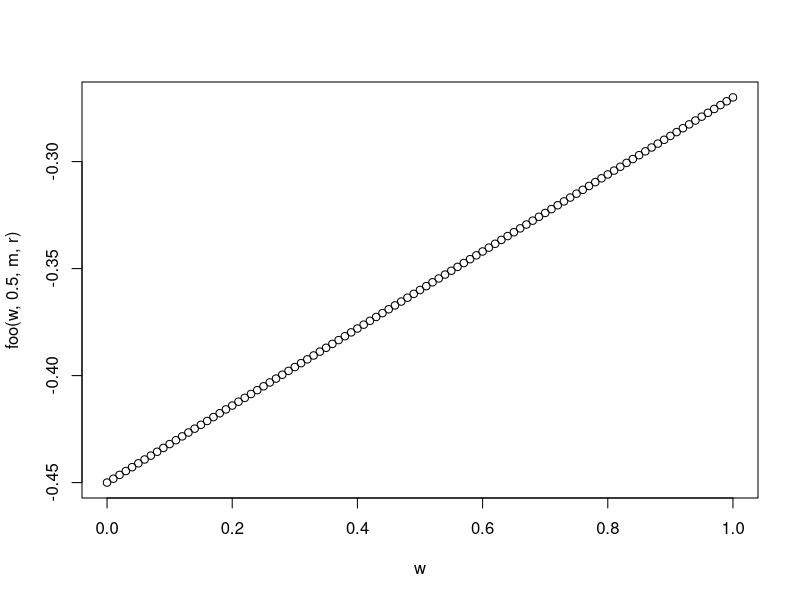
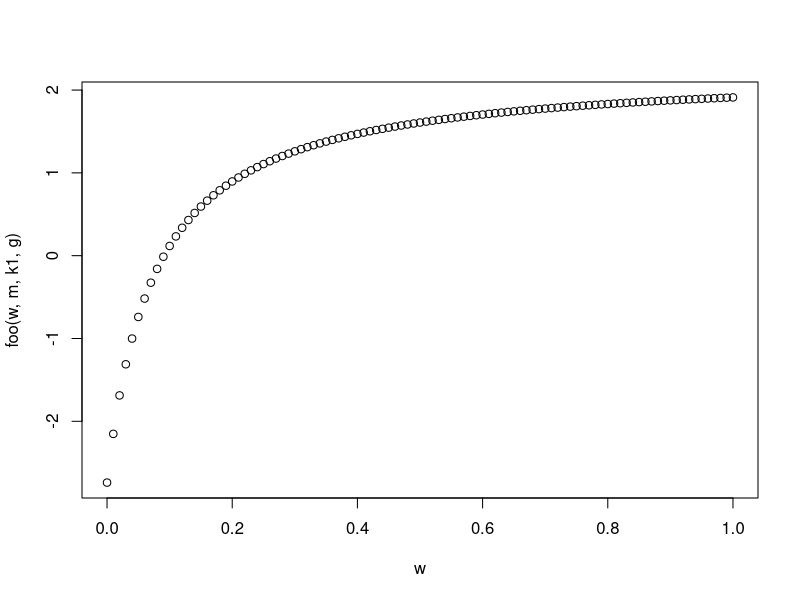
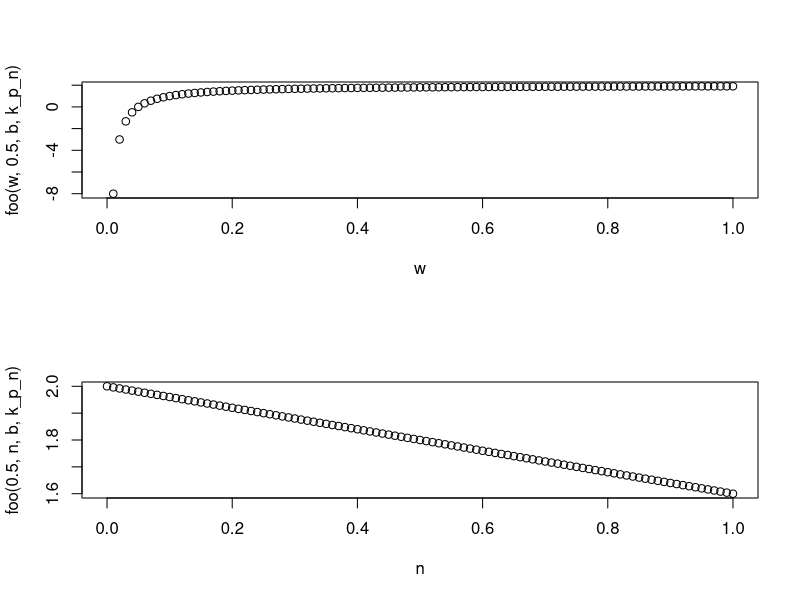
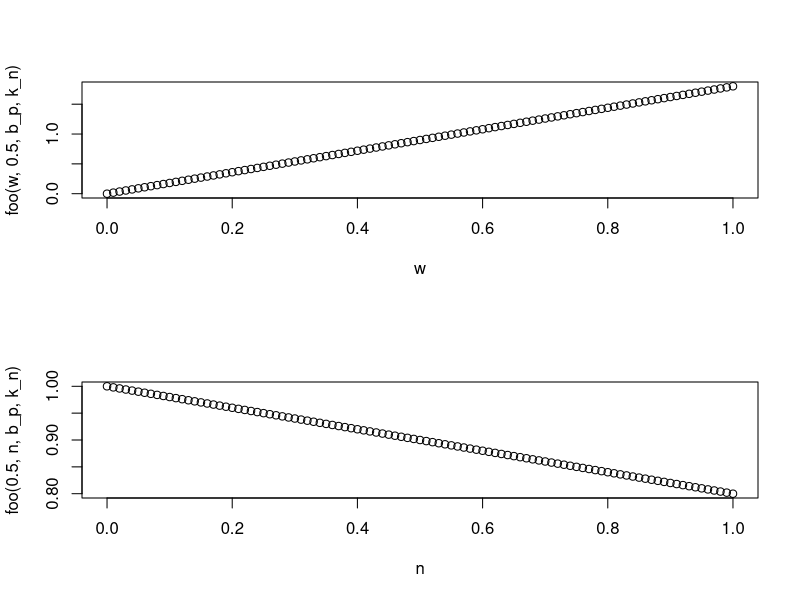
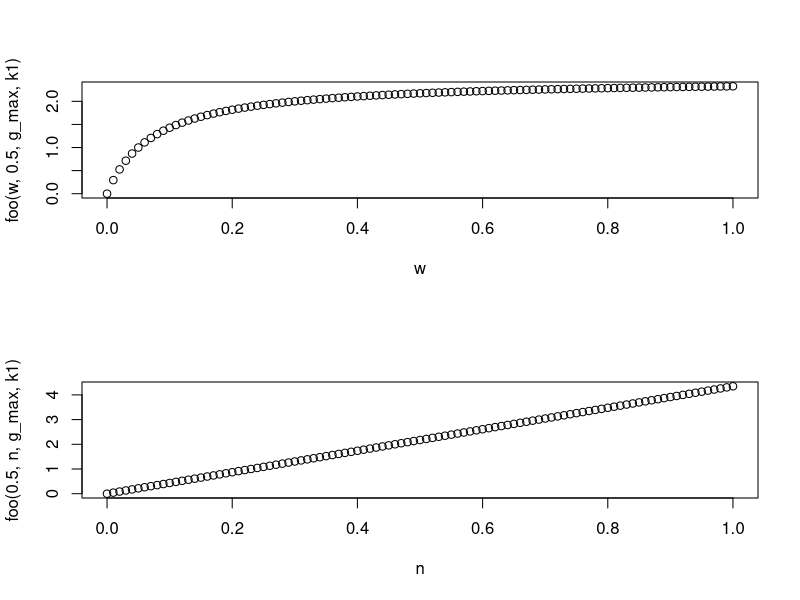

Write the R code that produced these figures, in order.
# growth rate functions
# Ursino 2007, Table 1

n = seq(0,1,by=0.01)
w = seq(0,1,by=0.01)

m = 0.45
r = 0.36

# hypothesis 1 (linear)
foo = function(w,n,m,r) {- m*(1-(r*w/m)*n)}

plot(w,foo(w,0.5,m,r))

# hypothesis 2
g = 5 # acts as Emax
k1 = 0.075 # curvature, smaller is more curve
m = 2.74 # scales on y axis
foo = function(w,m,k1,g) {g*(w/(k1+w))-m}
# not a function of n (biomass itself, no feedback)
plot(w,foo(w,m,k1,g))

# hypothesis 3a
b = 2 # Emax (similar)
k_p_n = 10 # scales y-axis

foo = function(w,n,b,k_p_n) {b*(1-n/(k_p_n*w))}
par(mfrow=c(2,1))
plot(w,foo(w,0.5,b,k_p_n))
plot(n,foo(0.5,n,b,k_p_n))
par(mfrow=c(1,1))

# hypothesis 3b (both linear)
b_p = 2 # 
k_n = 5 # scale

foo = function(w,n,b_p,k_n) {b_p*w*(1-n/(k_n))}
par(mfrow=c(2,1))
plot(w,foo(w,0.5,b_p,k_n))
plot(n,foo(0.5,n,b_p,k_n))
par(mfrow=c(1,1))


# from slides
g_max = 5 # 
k1 = 0.075 # curvature

# no negative feedback with growth
foo = function(w,n,g_max,k1) {g_max*n*(w/(w+k1))}
par(mfrow=c(2,1))
plot(w,foo(w,0.5,g_max,k1))
plot(n,foo(0.5,n,g_max,k1))
par(mfrow=c(1,1))

